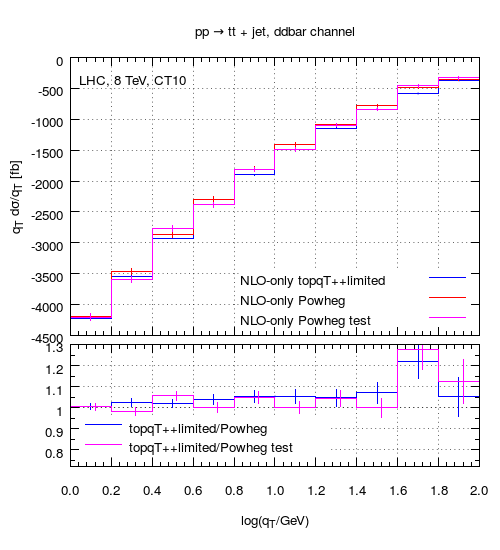

The script that saved this image:
# gnuplot script

# POWHEGBOX results
!top2mine.py -f ../runs-powheg/inputttjLOddbar-NLO.top > /tmp/ttjLOPWG.dat
!rmblock.py -s 'BOTTOM " ttbar logpt logptttb> 0' -e HIST -b  \
             -f /tmp/ttjLOPWG.dat | grep -v "\#" > /tmp/ptPWGLO.dat

# topqT++limited results
!sed 1,+9d '../runs-topqT++limited/hist_real_ddbarNNLO_logqT.dat' > \
           /tmp/topqT++NLO.dat

##########################
set terminal pngcairo enhanced solid size 500, 550 font "Helvetica, 10"
set output 'ttjNLOddbar.png'
set multiplot
set bars small

set title 'pp {/Symbol \256} tt + jet, ddbar channel'

#########
set key right bottom Left width 3
set grid
set size 1.0,0.65
set origin 0.0,0.355
set lmargin 10.0

set xrange[0:2]
set label 1 "LHC, 8 TeV, CT10" at graph 0.02,0.93 left
set xlabel ""
set ylabel "q_T d{/Symbol s}/q_{T} [fb]"
set xtics format ""
set xtics 0.2
set mxtics 5

unitconv=1e3

plot  \
   \
  '<paste /tmp/topqT++NLO.dat' \
        u 2:($4/2) w histeps lt 3 t 'NLO-only topqT++limited',\
     '' u 2:($4/2):($5/2) w yerrorbars lt 3 ps 0 t '',\
  \
  '<paste /tmp/ptPWGLO.dat ../runs-powheg/ptPWGNLO.dat'  \
        u 1:(($10-$2)*unitconv) w histeps lt 1 t 'NLO-only Powheg',\
  '<paste /tmp/ptPWGLO.dat ../runs-powheg/ptPWGNLO.dat'  \
        u 1:(($10-$2)*unitconv):($11*unitconv) w yerrorbars lt 1 ps 0.01 t '',\
  '<paste /tmp/ptPWGLO.dat ../runs-powheg/ptPWGNLOtest.dat'  \
        u 1:(($10-$2)*unitconv) w histeps lt 4 t 'NLO-only Powheg test',\
  '<paste /tmp/ptPWGLO.dat ../runs-powheg/ptPWGNLOtest.dat'  \
        u 1:(($10-$2)*unitconv):($11*unitconv) w yerrorbars lt 4 ps 0.01 t ''


#########
set size 1.0,0.4
set origin 0.0,0.0
unset title
set ylabel ""
set xlabel "log(q_{T}/GeV)"
set grid
set yrange [0.72:1.3]
set xtics format "%.1f"
set key reverse at graph 0.02, 0.10 left
set mytics 2
unset label 1
unset logscale y

# ratio = y/x
ratioerr(x,dx,y,dy) = 1/y*dx +x/y**2*dy
sqrterr(x,y) = sqrt(x*x+y*y)

plot \
   1 lt 0 t '',\
   '<paste  /tmp/topqT++NLO.dat ../runs-powheg/ptPWGNLO.dat /tmp/ptPWGLO.dat'  \
   u ($2):(($4/2)/($12-$15)/unitconv) w histeps lt 3 t 'topqT++limited/Powheg',\
   '' u 2:(($4/2)/($12-$15)/unitconv):(ratioerr($4/2,$5/2,($12-$15)*unitconv,sqrterr($13,$16)*unitconv)) w yerrorbars lt 3 ps 0 t '',\
   '<paste  /tmp/topqT++NLO.dat ../runs-powheg/ptPWGNLOtest.dat /tmp/ptPWGLO.dat'\
   u ($2):(($4/2)/($12-$15)/unitconv) w histeps lt 4 t 'topqT++limited/Powheg test',\
   '' u ($2+0.02):(($4/2)/($12-$15)/unitconv):(ratioerr($4/2,$5/2,($12-$15)*unitconv,sqrterr($13,$16)*unitconv)) w yerrorbars lt 4 ps 0 t ''

#
unset multiplot
reset
